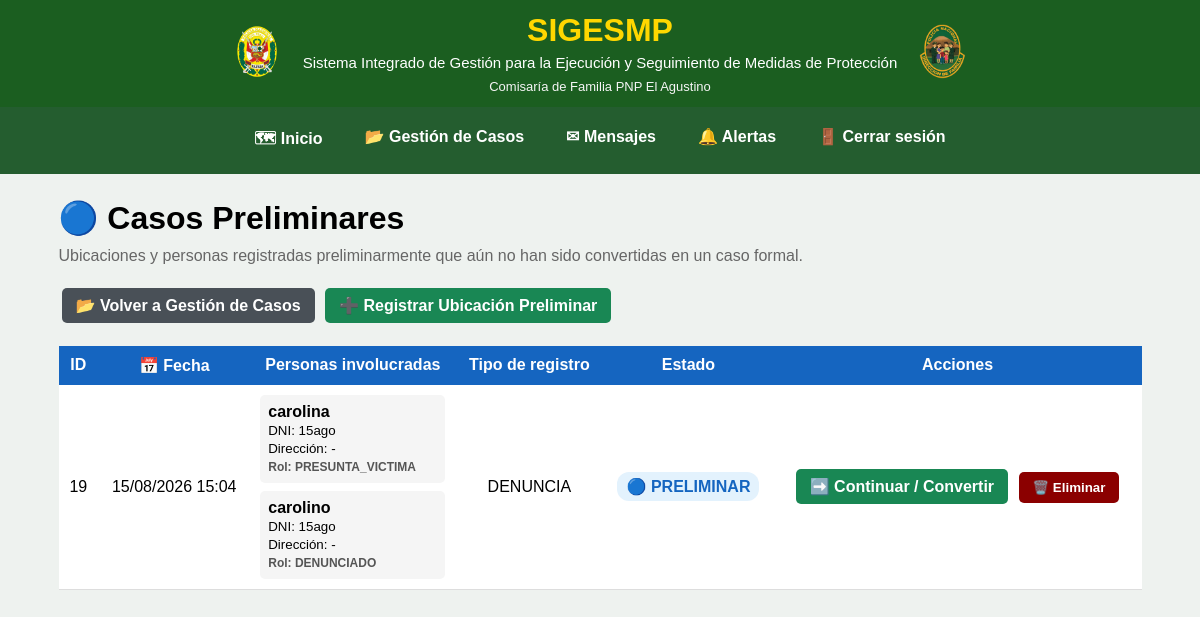
/casos-preliminares/ (signed in), run on an earlier commit of the app's database.
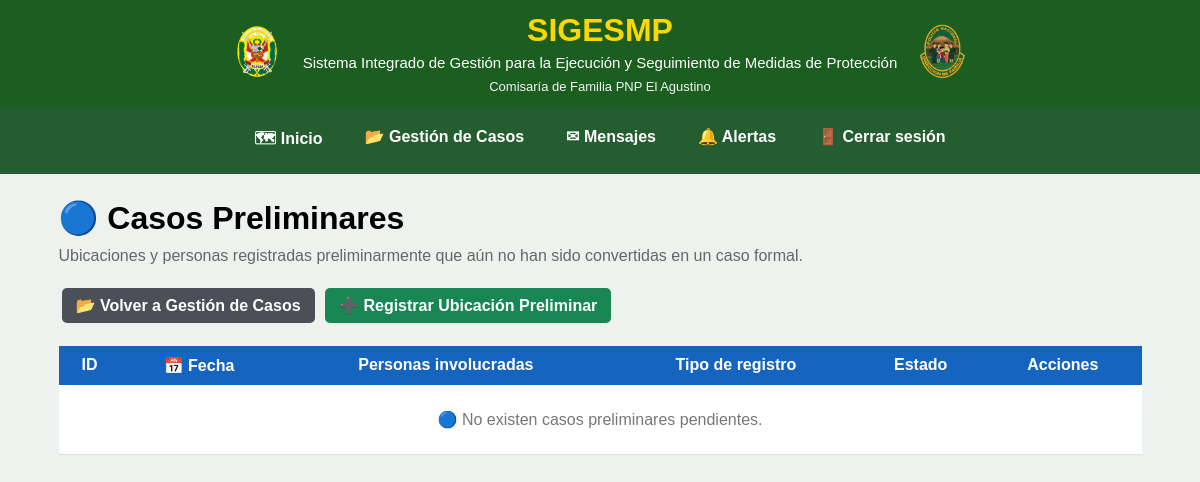
And on a later commit of the database.
### mapa/models.py (models this page shows, shortened)
class UbicacionPreliminar(models.Model):
    ALCANCE_MEDIDA = [
        ("UNA_PERSONA", "Medida de protección a favor de una persona"),
        ("AMBAS_PERSONAS", "Medida de protección a favor de ambas personas"),
    ]
    TIPO_REGISTRO = [
        ("DENUNCIA", "Denuncia"),
        ("INTERVENCION", "Intervención policial"),
    ]
    TIPO_INTERVENCION = [
        ("UNILATERAL", "Agresión unilateral"),
        ("MUTUA", "Agresión mutua"),
    ]
    ESTADO = [
        ("PRELIMINAR", "Preliminar"),
        ("CONVERTIDA", "Convertida en medida"),
        ("VENCIDA", "Vencida"),
    ]
    alcance_medida = models.CharField(
        max_length=20,
        choices=ALCANCE_MEDIDA,
        null=True,
        blank=True,
        verbose_name="Alcance de la medida de protección"
    )
    caso_generado = models.ForeignKey(
        Caso,
        on_delete=models.SET_NULL,
        null=True,
        blank=True,
        related_name="ubicaciones_preliminares_origen",
        verbose_name="Caso generado"
    )
    convertida_por = models.ForeignKey(
        User,
        on_delete=models.SET_NULL,
        null=True,
        blank=True,
        related_name="ubicaciones_preliminares_convertidas",
        verbose_name="Convertida por"
    )
    fecha_conversion = models.DateTimeField(
        null=True,
        blank=True,
        verbose_name="Fecha de conversión"
    )
    tipo_registro = models.CharField(
        max_length=20,
        choices=TIPO_REGISTRO,
        default="DENUNCIA"
    )
    tipo_intervencion = models.CharField(
        max_length=20,
        choices=TIPO_INTERVENCION,
        blank=True,
        null=True
    )
    latitud = models.FloatField(
        null=True,
        blank=True
    )
    longitud = models.FloatField(
        null=True,
        blank=True
    )
    estado = models.CharField(
        max_length=20,
        choices=ESTADO,
        default="PRELIMINAR"
    )
    fecha_registro = models.DateTimeField(
        auto_now_add=True
    )
    fecha_vencimiento = models.DateField(
        null=True,
        blank=True
    )
    registrado_por = models.ForeignKey(
        User,
        on_delete=models.SET_NULL,
        null=True,
        blank=True
    )

class PersonaPreliminar(models.Model):
    ubicacion_preliminar = models.ForeignKey(
        UbicacionPreliminar,
        on_delete=models.CASCADE,
        related_name="personas"
    )
    nombres = models.CharField(
        max_length=200
    )
    dni = models.CharField(
        max_length=15,
        blank=True,
        null=True
    )
    telefono = models.CharField(
        max_length=50,
        blank=True,
        null=True
    )
    direccion = models.CharField(
        max_length=300,
        blank=True,
        null=True
    )
    latitud = models.FloatField(
        null=True,
        blank=True
    )
    longitud = models.FloatField(
        null=True,
        blank=True
    )
    requiere_ubicacion = models.BooleanField(
        default=False
    )
    rol_confirmado = models.BooleanField(
        default=False
    )
    convertida = models.BooleanField(
        default=False
    )
    CONDICIONES_ACTUALES = [
        ("BENEFICIARIO", "Beneficiario/a"),
        ("AGRESOR", "Agresor/a"),
        ("AMBOS", "Beneficiario/a y Agresor/a"),
    ]
    condicion_actual = models.CharField(
        max_length=20,
        choices=CONDICIONES_ACTUALES,
        null=True,
        blank=True,
        verbose_name="Condición actual"
    )
    fecha_actualizacion_condicion = models.DateTimeField(
        null=True,
        blank=True,
        verbose_name="Fecha de actualización de la condición"
    )
    motivo_actualizacion_condicion = models.TextField(
        blank=True,
        verbose_name="Motivo o disposición que sustenta la condición"
    )

class RolPersonaPreliminar(models.Model):
    ROLES = [
        ("DENUNCIANTE", "Denunciante"),
        ("PRESUNTA_VICTIMA", "Presunta víctima"),
        ("DENUNCIADO", "Denunciado"),
        ("PARTICIPANTE", "Participante"),
    ]
    persona = models.ForeignKey(
        PersonaPreliminar,
        on_delete=models.CASCADE,
        related_name="roles"
    )
    rol = models.CharField(
        max_length=30,
        choices=ROLES
    )

### mapa/views.py (the view)
@login_required
@grupo_requerido("Administrador", "Jefe_MP")
def casos_preliminares(request):
    ubicaciones = (
        UbicacionPreliminar.objects
        .filter(
            estado="PRELIMINAR"
        )
        .prefetch_related(
            "personas__roles"
        )
        .order_by("-fecha_registro", "-id")
    )
    preliminares = []
    for ubicacion in ubicaciones:
        personas = ubicacion.personas.filter(
            convertida=False
        ).prefetch_related("roles")
        if personas.exists():
            preliminares.append({
                "ubicacion": ubicacion,
                "personas": personas,
            })
    from django.core.paginator import Paginator
    paginator = Paginator(preliminares, 20)
    pagina = request.GET.get("page")
    preliminares = paginator.get_page(pagina)
    return render(
        request,
        "mapa/casos_preliminares.html",
        {
            "preliminares": preliminares,
        }
    )

### mapa/templates/mapa/casos_preliminares.html (shortened to what this page needs)
{% extends "mapa/base.html" %}
{% block content %}
<div class="contenedor">
    <h1>🔵 Casos Preliminares</h1>
    <div class="descripcion">
        Ubicaciones y personas registradas preliminarmente que aún no han sido
        convertidas en un caso formal.
    </div>
    <div class="acciones">
        <a href="{% url 'gestion_casos' %}"
           class="btn volver">
            📂 Volver a Gestión de Casos
        </a>
        <a href="{% url 'registrar_ubicacion_preliminar' %}"
           class="btn nuevo">
            ➕ Registrar Ubicación Preliminar
        </a>
    </div>
    <div class="tabla-contenedor">
        <table>
            <thead>
                <tr>
                    <th>ID</th>
                    <th>📅 Fecha</th>
                    <th>Personas involucradas</th>
                    <th>Tipo de registro</th>
                    <th>Estado</th>
                    <th>Acciones</th>
                </tr>
            </thead>
            <tbody>
                {% for item in preliminares %}
                <tr>
                    <td>
                        {{ item.ubicacion.id }}
                    </td>
                    <td>
                        {% if item.ubicacion.fecha_registro %}
                            {{ item.ubicacion.fecha_registro|date:"d/m/Y H:i" }}
                        {% else %}
                            -
                        {% endif %}
                    </td>
                    <td>
                        {% for persona in item.personas %}
                        <div class="persona">
                            <strong>
                                {{ persona.nombres }}
                            </strong>
                            <br>
                            <small>
                                DNI:
                                {{ persona.dni|default:"-" }}
                            </small>
                            <br>
                            <small>
                                Dirección:
                                {{ persona.direccion|default:"-" }}
                            </small>
                            <br>
                            <span class="rol">
                                Rol:
                                {% for rol in persona.roles.all %}
                                    {{ rol.rol }}
                                {% empty %}
                                    SIN ROL
                                {% endfor %}
                            </span>
                        </div>
                        {% endfor %}
                    </td>
                    <td>
                        {{ item.ubicacion.tipo_registro|default:"-" }}
                    </td>
                    <td>
                        <span class="estado">
                            🔵 PRELIMINAR
                        </span>
                    </td>
                    <td>
                        {% with persona=item.personas|first %}
                            {% if persona %}
                                <a
                                    href="{% url 'seleccionar_rol_preliminar' persona.id %}"
                                    class="btn convertir"
                                >
                                    ➡️ Continuar / Convertir
                                </a>
                            {% endif %}
                        {% endwith %}
                        {% if request.user.is_superuser or request.user.groups.all.0.name == "Administrador" %}
                            <form
                                method="POST"
                                action="{% url 'eliminar_caso_preliminar' item.ubicacion.id %}"
                                style="display:inline;"
                                onsubmit="return confirm(
                                    '⚠️ ATENCIÓN: este caso preliminar y todas las personas asociadas serán eliminados definitivamente.\\n\\n¿Desea continuar?'
                                );"
                            >
                                <button
                                    type="submit"
                                    class="btn"
                                    style="background:#8b0000;"
                                >
                                    🗑️ Eliminar
                                </button>
                            </form>
                        {% endif %}
                    </td>
                </tr>
                {% empty %}
                <tr>
                    <td colspan="6" class="vacio">
                        🔵 No existen casos preliminares pendientes.
                    </td>
                </tr>
                {% endfor %}
            </tbody>
        </table>
    </div>
</div>
{% endblock %}

### mapa/templates/mapa/base.html (shortened to what this page needs)
{% load static %}
<!DOCTYPE html>
<html lang="es">
<head>
<link rel="stylesheet" href="{% static 'mapa/style.css' %}">
</head>
<body>
<header class="encabezado">
    <div class="logo">
        <img src="{% static 'mapa/img/EscudoPNP.png' %}" alt="PNP">
    </div>
    <div class="titulo">
        <h1>SIGESMP</h1>
        <p>
            Sistema Integrado de Gestión para la Ejecución y Seguimiento
            de Medidas de Protección
        </p>
        <small>Comisaría de Familia PNP El Agustino</small>
    </div>
    <div class="logo">
        <img src="{% static 'mapa/img/EscudoDIRFAM.png' %}" alt="DIRFAM">
    </div>
</header>
<nav>
    <a href="{% url 'inicio' %}">
        🗺 Inicio
    </a>
    {% if request.user.is_superuser or request.user.groups.all.0.name == "Administrador" or request.user.groups.all.0.name == "Jefe_MP" or request.user.groups.all.0.name == "Usuario_MP" %}
        <a href="{% url 'gestion_casos' %}">
            📂 Gestión de Casos
        </a>
        <a href="{% url 'mensajes' %}">
            ✉ Mensajes
        </a>
        <a href="{% url 'notificaciones' %}">
            🔔 Alertas
        </a>
    {% endif %}
    <a href="{% url 'cerrar_sesion' %}">
        🚪 Cerrar sesión
    </a>
</nav>
<main>
{% block content %}
{% endblock %}
</main>
</body>
</html>

### mapa/static/mapa/style.css (style rules this page uses)
body { margin:0; background:#eef2ef; font-family:Arial, Helvetica, sans-serif; }
.encabezado { background:#1B5E20; display:flex; justify-content:center; align-items:center; gap:18px; padding:12px 20px; box-shadow:0 2px 8px rgba(0,0,0,.25); }
.logo img { width:55px; height:55px; object-fit:contain; }
.titulo { text-align:center; max-width:700px; }
.titulo h1 { margin:0; color:#FFD700; font-size:32px; }
.titulo p { margin:4px 0; color:white; font-size:15px; line-height:1.3; }
.titulo small { color:#f5f5f5; font-size:13px; }
nav { background:#245D2F; display:flex; justify-content:center; flex-wrap:wrap; gap:10px; padding:10px; }
nav a { color:white; text-decoration:none; padding:10px 16px; border-radius:6px; font-weight:bold; transition:.25s; }
main { width:95%; max-width:1250px; margin:25px auto; }
.btn, button { background:#198754; color:white; border:none; padding:10px 18px; border-radius:6px; cursor:pointer; font-weight:bold; transition:.25s; }

### mapa/templates/mapa/casos_preliminares.html (style rules this page uses)
.contenedor { width: 95%; margin: 25px auto; }
.contenedor h1 { margin-bottom: 10px; }
.descripcion { color: #666; margin-bottom: 20px; }
.acciones { margin-bottom: 20px; }
.btn { padding: 8px 14px; border: none; border-radius: 5px; cursor: pointer; color: white; text-decoration: none; display: inline-block; margin: 3px; }
.volver { background: #495057; }
.nuevo { background: #198754; }
.tabla-contenedor { overflow-x: auto; }
table { width: 100%; border-collapse: collapse; background: white; }
th { background: #1565c0; color: white; padding: 10px; text-align: center; }
td { padding: 10px; border-bottom: 1px solid #ddd; text-align: center; vertical-align: middle; }
.vacio { padding: 25px; color: #777; font-size: 16px; }

What changed in the data, as far as the page shows it:
removed UbicacionPreliminar: ubicacion.id "19", ubicacion.fecha_registro "15/08/2026 15:04", ubicacion.tipo_registro "DENUNCIA"
removed PersonaPreliminar: nombres "carolina", dni "15ago", direccion "-"
removed RolPersonaPreliminar: rol "PRESUNTA_VICTIMA", shown under "carolina"
removed PersonaPreliminar: nombres "carolino", dni "15ago", direccion "-"
removed RolPersonaPreliminar: rol "DENUNCIADO", shown under "carolino"
Also different on the page:
text now shown: "🔵 No existen casos preliminares pendientes."
